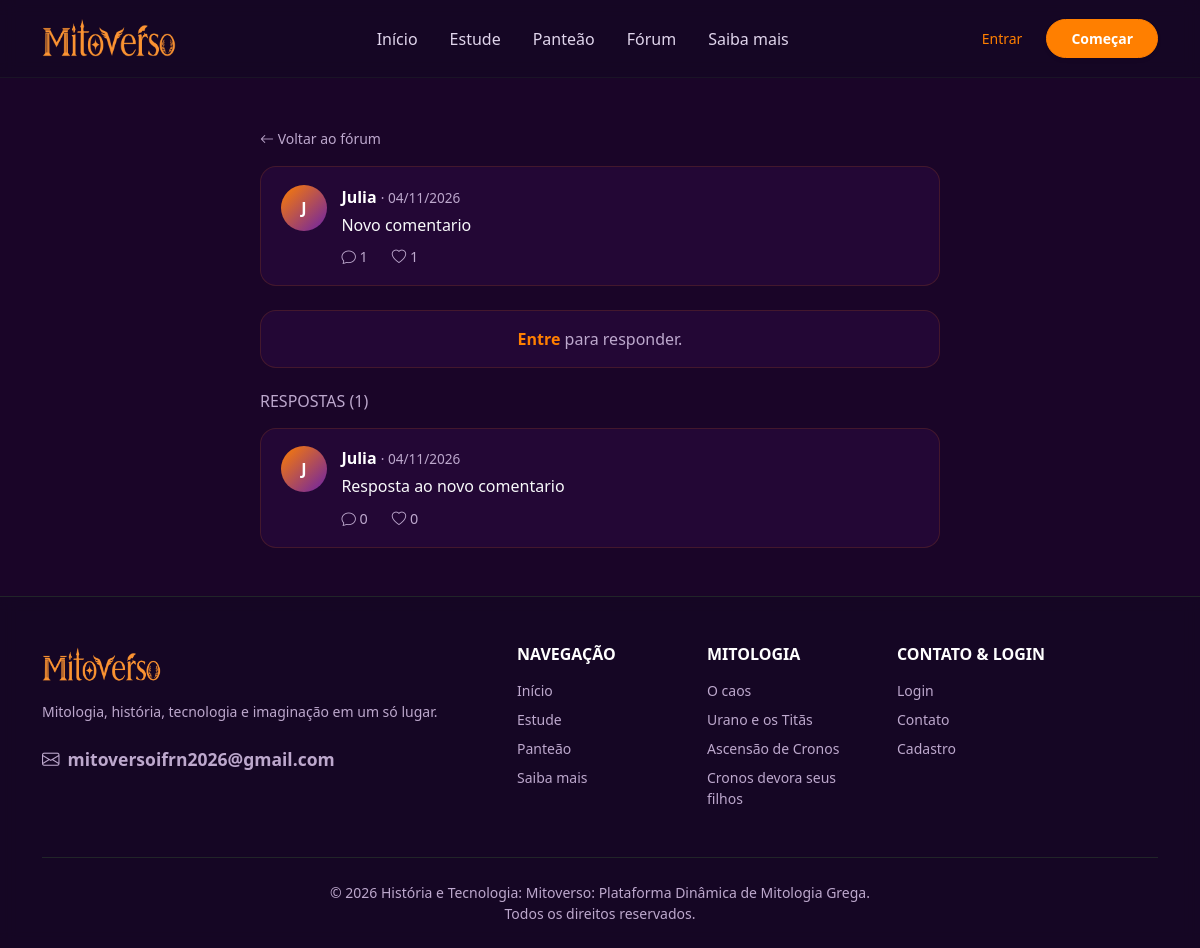
The page /posts/2 on the database its author committed.
### app/models/usuario.py (models this page shows)
class Usuario(UserMixin, db.Model):
    __tablename__ = "usuario"
    id = db.Column(db.Integer, primary_key = True)
    nome = db.Column(db.String(100), nullable = False)
    email = db.Column(db.String(100), nullable = False, unique = True)
    senha = db.Column(db.String(256), nullable = False)
    bio = db.Column(db.String(200))
    criado_em = db.Column(db.DateTime, default = lambda: datetime.now(timezone.utc))
    seguindo = db.relationship(
        "Usuario",
        secondary = seguidor,
        primaryjoin = (seguidor.c.id_seguidor == id),
        secondaryjoin = (seguidor.c.id_seguido == id),
        backref = "seguidores"
    )

### app/models/post.py (models this page shows, shortened)
class Post(db.Model):
    __tablename__ = "post"
    id = db.Column(db.Integer, primary_key = True)
    conteudo = db.Column(db.Text, nullable = False)
    criado_em = db.Column(db.DateTime, nullable = False, default = lambda: datetime.now(timezone.utc))
    id_usuario = db.Column(db.Integer, db.ForeignKey("usuario.id"), nullable = False)
    id_pai = db.Column(db.Integer, db.ForeignKey("post.id"), nullable = True)
    autor = db.relationship("Usuario", backref = db.backref("posts", cascade = "all, delete-orphan"))
    respostas = db.relationship(
        "Post",
        backref = db.backref("pai", remote_side = [id]),
        cascade = "all, delete-orphan",
        order_by = "Post.criado_em"
    )
    curtidas = db.relationship("Curtida", backref = "post", cascade = "all, delete-orphan")

### app/routes/posts.py (the view)
@posts_bp.route("/posts/<int:id_post>")
def ver_post(id_post):
    post = db.get_or_404(Post, id_post)
    return render_template("usuario/post_detalhe.html", post = post, form = PostForm())

### app/__init__.py (called while the page is built)
@app.template_filter("tempo_atras")
def tempo_atras(data):
    if not data:
        return ""
    if data.tzinfo is None:
        data = data.replace(tzinfo = timezone.utc)
    segundos = int((datetime.now(timezone.utc) - data).total_seconds())
    if segundos < 60:
        return "agora"
    if segundos < 3600:
        return f"{segundos // 60} min"
    if segundos < 86400:
        return f"{segundos // 3600} h"
    if segundos < 604800:
        return f"{segundos // 86400} d"
    return data.strftime("%d/%m/%Y")

### app/templates/usuario/post_detalhe.html (shortened to what this page needs)
{% extends 'base.html' %}
{% block css %}<link rel="stylesheet" href="{{ url_for('static', filename='css/forum.css') }}">{% endblock %}
{% block conteudo %}
<div class="container py-5">
    <div class="forum-coluna">
        <a href="{{ url_for('posts.ver_post', id_post=post.pai.id) if post.pai else url_for('posts.feed') }}" class="text-decoration-none text-mv-muted small">
            <i class="bi bi-arrow-left"></i> {{ 'Voltar ao post original' if post.pai else 'Voltar ao fórum' }}
        </a>
        <div class="painel mt-3 mb-4 overflow-hidden">
            {% include 'usuario/_post_card.html' %}
        </div>
        {% if current_user.is_authenticated %}
            <div class="painel p-3 mb-4">
                <form action="{{ url_for('posts.responder', id_post=post.id) }}" method="POST">
                    {{ form.hidden_tag() }}
                    <div class="d-flex gap-3">
                        <span class="avatar-inicial">{{ current_user.nome[0]|upper }}</span>
                        {{ form.conteudo(class="form-control campo-post", rows=2, maxlength=500, placeholder="Poste sua resposta") }}
                    </div>
                    <div class="d-flex justify-content-between align-items-center mt-2">
                        <small class="contador text-mv-muted">0/500</small>
                        <button type="submit" class="btn btn-mitoverso rounded-pill px-4">Responder</button>
                    </div>
                </form>
            </div>
        {% else %}
            <div class="painel p-3 mb-4 text-center text-mv-muted">
                <a href="{{ url_for('autenticacao.login') }}" class="text-orange text-decoration-none fw-semibold">Entre</a>
                para responder.
            </div>
        {% endif %}
        <h2 class="h6 text-uppercase text-mv-muted mb-3">Respostas ({{ post.respostas|length }})</h2>
        <div class="painel lista-posts">
            {% for post in post.respostas %}
                {% with mostrar_pai = false %}
                    {% include 'usuario/_post_card.html' %}
                {% endwith %}
            {% else %}
                <p class="text-mv-muted text-center p-4 mb-0">Ninguém respondeu ainda.</p>
            {% endfor %}
        </div>
    </div>
</div>
{% endblock %}

### app/templates/usuario/_post_card.html (shortened to what this page needs)
<article class="post-card" id="post-{{ post.id }}">
    <a href="{{ url_for('perfil.ver_perfil', id_usuario=post.autor.id) }}" class="avatar-inicial" aria-label="Perfil de {{ post.autor.nome }}">
        {{ post.autor.nome[0]|upper }}
    </a>
    <div class="post-corpo">
        <div class="post-cabecalho">
            <a href="{{ url_for('perfil.ver_perfil', id_usuario=post.autor.id) }}" class="post-autor">{{ post.autor.nome }}</a>
            <span class="post-data">· {{ post.criado_em|tempo_atras }}</span>
        </div>
        <a href="{{ url_for('posts.ver_post', id_post=post.id) }}" class="post-texto-link">
            <p class="post-texto">{{ post.conteudo }}</p>
        </a>
        <div class="post-acoes">
            <a href="{{ url_for('posts.ver_post', id_post=post.id) }}" class="acao">
                <i class="bi bi-chat"></i> {{ post.respostas|length }}
            </a>
            {% if current_user.is_authenticated %}
                <form action="{{ url_for('posts.curtir', id_post=post.id) }}" method="POST" class="d-inline">
                    <input type="hidden" name="csrf_token" value="{{ csrf_token() }}">
                    <input type="hidden" name="next" value="{{ request.full_path|trim('?') }}#post-{{ post.id }}">
                    <button type="submit" class="acao {{ 'curtido' if post.curtido_por(current_user) }}" aria-label="Curtir">
                        <i class="bi {{ 'bi-heart-fill' if post.curtido_por(current_user) else 'bi-heart' }}"></i> {{ post.curtidas|length }}
                    </button>
                </form>
            {% else %}
                <a href="{{ url_for('autenticacao.login') }}" class="acao">
                    <i class="bi bi-heart"></i> {{ post.curtidas|length }}
                </a>
            {% endif %}
        </div>
    </div>
</article>

### app/static/css/style.css (style rules this page uses)
* { margin: 0; padding: 0; }

### app/static/css/cab_rod_index.css (style rules this page uses)
:root { --mv-purple-dark: #1a0528; --mv-purple-main: #2b093f; --mv-purple-light: #4a154b; --mv-purple-accent: #6b21a8; --mv-orange-main: #ff7f00; --mv-orange-hover: #e67300; --mv-orange-light: #ff9f43; --mv-text-muted: #bda8cd; }
body { font-family: system-ui, -apple-system, "Segoe UI", Roboto, "Helvetica Neue", Arial, sans-serif; background-color: var(--mv-purple-dark); color: #f8f9fa; overflow-x: hidden; }
.text-orange { color: var(--mv-orange-main) !important; }
.text-mv-muted { color: var(--mv-text-muted) !important; }

### app/static/css/forum.css (style rules this page uses)
.forum-coluna { max-width:680px; margin:0 auto; }
.painel { background:rgba(43,9,63,.6); border:1px solid rgba(255,127,0,.15); border-radius:1rem; }
.lista-posts { overflow:hidden; }
.avatar-inicial { width:46px; height:46px; flex-shrink:0; display:flex; align-items:center; justify-content:center; border-radius:50%; background:linear-gradient(135deg,var(--mv-orange-main),var(--mv-purple-accent)); color:#fff; font-weight:700; text-decoration:none; }
.post-card { display:flex; gap:.9rem; padding:1.1rem 1.25rem; border-bottom:1px solid rgba(255,127,0,.12); transition:background .2s; }
.post-card:last-child { border-bottom:none; }
.post-corpo { flex:1; min-width:0; }
.post-autor { font-weight:700; color:#fff; text-decoration:none; }
.post-data { color:var(--mv-text-muted); font-size:.85rem; }
.post-texto-link { color:inherit; text-decoration:none; }
.post-texto { margin:.25rem 0 .6rem; white-space:pre-wrap; overflow-wrap:anywhere; }
.post-acoes { display:flex; align-items:center; gap:1.5rem; }
.acao { background:none; border:none; padding:0; color:var(--mv-text-muted); font-size:.9rem; text-decoration:none; cursor:pointer; transition:color .2s; }

### rows shown on the page
Usuario: autor "J", autor.nome "Julia"
Post: criado_em|tempo_atras "04/11/2026", conteudo "Novo comentario"
Post: autor "J", autor.nome "Julia", criado_em|tempo_atras "04/11/2026", conteudo "Resposta ao novo comentario", respostas|length "0", curtidas|length "0"

### other values the page prints
{{ 'Voltar ao post original' if post.pai else 'Voltar ao fórum' }} "Voltar ao fórum"
{{ post.respostas|length }} "1"
{{ post.curtidas|length }} "1"
